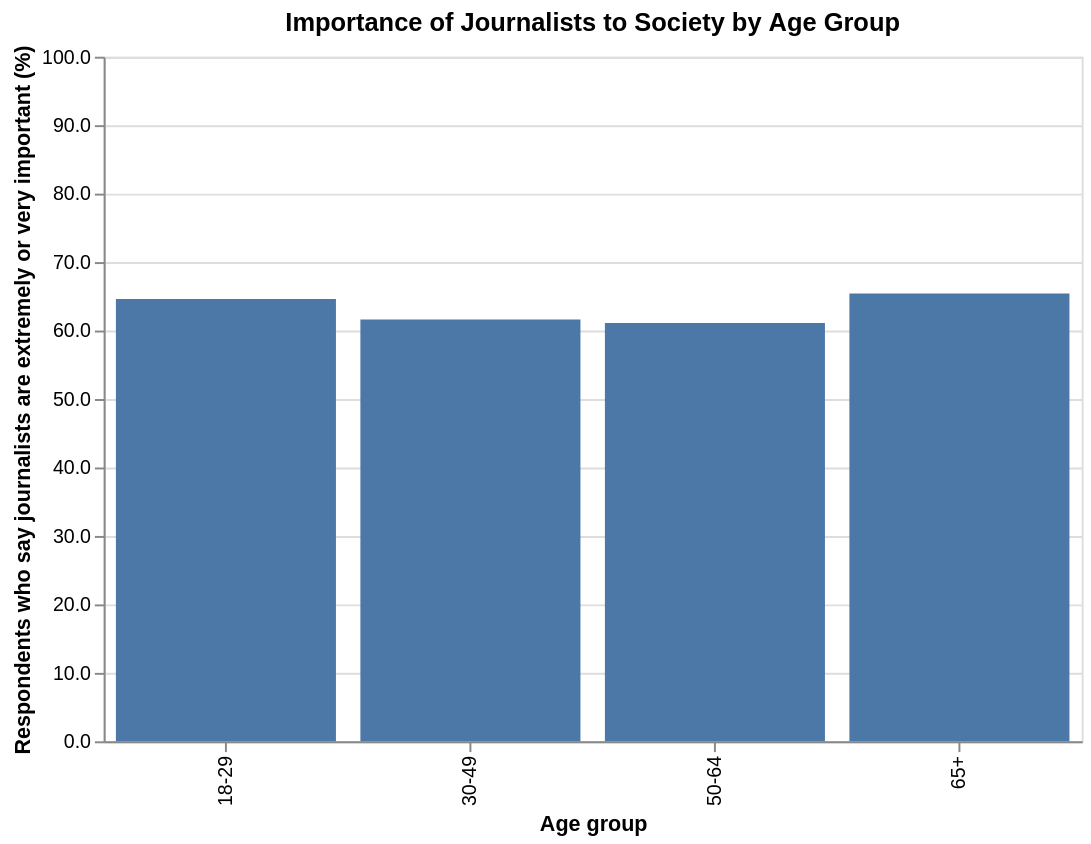

This figure's notebook cell:
### Code cell
age_chart = (
    alt.Chart(age_summary)
    .mark_bar()
    .encode(
        x=alt.X(
            "Age group:O",
            title="Age group",
            sort=age_order
        ),
        y=alt.Y(
    "Percentage:Q",
    title="Respondents who say journalists are extremely or very important (%)",
    scale=alt.Scale(domain=[0, 100]),
    axis=alt.Axis(format=".1f")
),
        tooltip=[
            alt.Tooltip("Age group:O"),
            alt.Tooltip("Important:Q", title="Extremely/very important count"),
            alt.Tooltip("Respondents:Q", title="Valid respondents"),
            alt.Tooltip("Percentage:Q", format=".1f", title="Percentage")
        ]
    )
    .properties(
        title="Importance of Journalists to Society by Age Group",
        width=500,
        height=350
    )
)

age_chart

### Figure 1 — Vega-Lite specification as saved in the notebook (floating-point values rounded to 4 significant figures)
{"config": {"view": {"continuousWidth": 300, "continuousHeight": 300}}, "data": {"name": "data-f0e864247eb455ec329f40c59605743b"}, "mark": {"type": "bar"}, "encoding": {"tooltip": [{"field": "Age group", "type": "ordinal"}, {"field": "Important", "title": "Extremely/very important count", "type": "quantitative"}, {"field": "Respondents", "title": "Valid respondents", "type": "quantitative"}, {"field": "Percentage", "format": ".1f", "title": "Percentage", "type": "quantitative"}], "x": {"field": "Age group", "sort": ["18-29", "30-49", "50-64", "65+"], "title": "Age group", "type": "ordinal"}, "y": {"axis": {"format": ".1f"}, "field": "Percentage", "scale": {"domain": [0, 100]}, "title": "Respondents who say journalists are extremely or very important (%)", "type": "quantitative"}}, "height": 350, "title": "Importance of Journalists to Society by Age Group", "width": 500, "$schema": "https://vega.github.io/schema/vega-lite/v6.4.1.json", "datasets": {"data-f0e864247eb455ec329f40c59605743b": [{"Age group": "18-29", "Respondents": 918, "Important": 593, "Percentage": 64.6}, {"Age group": "30-49", "Respondents": 3010, "Important": 1855, "Percentage": 61.63}, {"Age group": "50-64", "Respondents": 2550, "Important": 1558, "Percentage": 61.1}, {"Age group": "65+", "Respondents": 2882, "Important": 1885, "Percentage": 65.41}]}}
